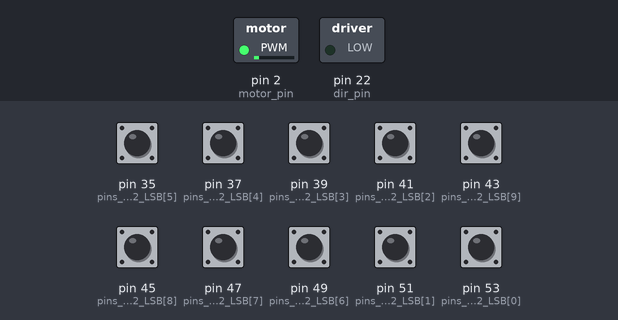
This sketch was run on a simulated Arduino Mega 2560, built with avr-gcc and run on an emulated ATmega2560. Parts: switched loads named in the sketch (green lamp = pin HIGH). The inputs (shaded band) are chosen by the test bench; at power-on: pin 35 (pins_MSB_2_LSB[5]), pin 37 (pins_MSB_2_LSB[4]), pin 39 (pins_MSB_2_LSB[3]), pin 41 (pins_MSB_2_LSB[2]), pin 43 (pins_MSB_2_LSB[9]), pin 45 (pins_MSB_2_LSB[8]), pin 47 (pins_MSB_2_LSB[7]), pin 49 (pins_MSB_2_LSB[6]), pin 51 (pins_MSB_2_LSB[1]), pin 53 (pins_MSB_2_LSB[0]) HIGH. What the sketch prints to the serial monitor is not drawn.

Above: at 1.2 s.
1.3 s: pin 41 (pins_MSB_2_LSB[2]) pulled LOW for 1 s
Timing chart, 0 to 4.3 s (numbered marks = the images above; inputs shaded):
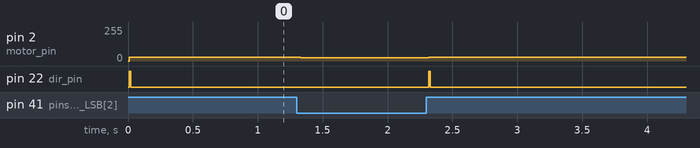

Measured:
- after the input at 1.3 s, pin 2 (motor_pin): 30/255 → 25/255 at once, → 30/255 0.99 s later; pin 22 (dir_pin): LOW → HIGH after 1.0 s, → LOW 0.01 s later

The sketch:

PID_trial_kick.ino
```cpp
#include "PinChangeInterrupt.h"
#define BITS 10
#define LSB
#define max_speed 30

int pins_MSB_2_LSB[] = {53,51,41,39,37,35,49,47,45,43};
int arr[]={1,2,4,8,16,32,64,128,256,512};

uint8_t motor_pin = 2;
uint8_t dir_pin = 22;

float Kp = 0.1, Ki = 0, Kd = 10;
float P = 0, I = 0, D = 0, PID =0;
float error =0;
float last_error = 0, set_position = 512;

int encoderValue = 0;

void setup(){
  int i;
  for (i = 0;i<BITS;i++){
    pinMode(pins_MSB_2_LSB[i], INPUT_PULLUP);
  }

  pinMode(motor_pin, OUTPUT);
  pinMode(dir_pin, OUTPUT);

  Serial.begin(9600);
  Serial.print("ready\n");
}

void loop(){
  encoder_val();
  cal_PID();
  set_motor(PID);
}

void greytobinary(int *a, int count)
{
  int i;
  for(i = count - 2; i >= 0; i--)
  {
      a[i] = a[i]^a[i+1];
  }
}

int binarytodecimal(int *a, int count)
{
  int sum=0,i;
  for(i= 0;i < BITS;i++)
  sum = sum + (arr[i]*a[i]);
        return sum;
}

void encoder_val(){
  int rawValues[BITS];
  int i, j;

  j = BITS - 1;

  for (i = 0;i<BITS;i++){
    int readVal;
    readVal = !digitalRead(pins_MSB_2_LSB[i]);
    rawValues[j] = readVal;
    j--;
  }
  //for(j = BITS -1; j >=0; j--){
    //Serial.print(rawValues[j]);
  //}

  greytobinary(rawValues, BITS);
  // Serial.print("\t");
  //for(j = BITS-1; j>=0; j--){
    //Serial.print(rawValues[j]);
  //}

  encoderValue = binarytodecimal(rawValues, BITS);


  Serial.println(encoderValue);
  Serial.print("\t");
  delay(10);
}

void set_motor(int motor_speed) {
  if (abs(motor_speed) < 5)
    motor_speed = 0;
  else if (motor_speed >= 0) {
    //Clockwise direction
    digitalWrite(dir_pin, HIGH);
    analogWrite(motor_pin, motor_speed);
  }
  else if (motor_speed < 0) {
    //Anti Clockwise direction
    digitalWrite(dir_pin, LOW);
    analogWrite(motor_pin, -1 * motor_speed);
  }
}


int sign(int i) {
  if (i >= 0)
    return 1;
  else
    return -1;
}

void cal_PID(){
      error = set_position - encoderValue;
      //error = error - correction;
      P = error;
      I += error;
      D = (-1)*(error - last_error);
      if(abs(P) < 30)
        P = 0;
      if(abs(D) < 20)
        D = 0;
      PID = (-1)*((Kp * P) + (Ki * I) + (Kd * D));
      last_error = error;

      if (abs(PID) > max_speed)
        PID = sign(PID) * max_speed;

      Serial.println(PID);
}
```
